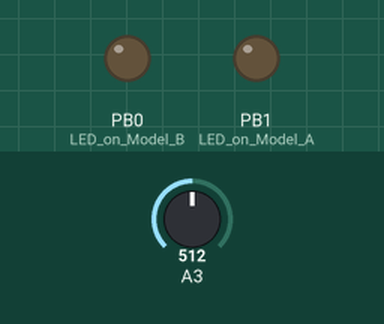
A sketch run on a simulated ATtiny85, built with avr-gcc and run on an emulated ATtiny85. Shown: output pins drawn as LEDs (lit = HIGH). Inputs (shaded band) come from the test bench; at power-on: A3 = 512.

Above: at 1.2 s.
1.3 s: A3 set to 613
2.8 s: A3 set to 648
At 3.32 s:
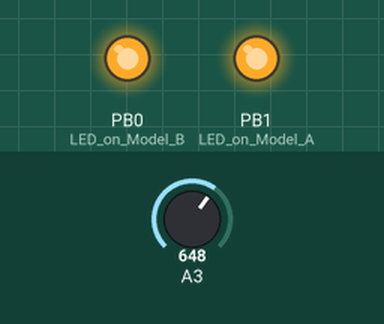
5.8 s: A3 set to 511
At 6.8 s:
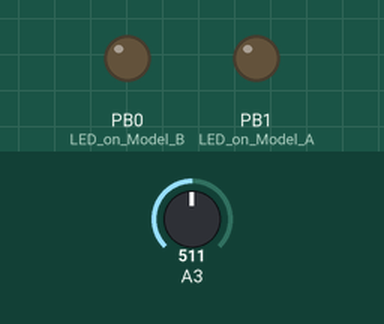
7.3 s: A3 set to 716
At 8.17 s:
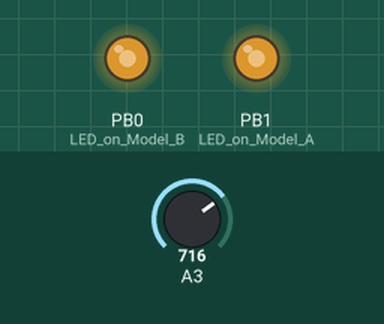
Timing chart, 0 to 11.3 s (numbered marks = the images above; inputs shaded):
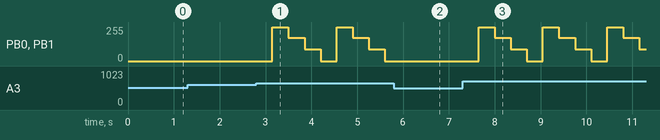

Measured:
- the behaviour switches between 631 and 632 on A3 (found by bisection; images 0 and 1)
- after the input at 1.3 s, every drawn part: stays the same
- after the input at 2.8 s, PB0 (LED_on_Model_B), PB1 (LED_on_Model_A): 0/255 → 255/255 after 0.35 s, → 175/255 0.35 s later, → 90/255 0.35 s later, → 0/255 0.35 s later, … (8 changes in this stretch)
- after the input at 5.8 s, PB0 (LED_on_Model_B), PB1 (LED_on_Model_A): stays 0/255 (without the input it goes to 255/255 after 0.15 s)
- after the input at 7.3 s, PB0 (LED_on_Model_B), PB1 (LED_on_Model_A): 0/255 → 255/255 after 0.35 s, then repeats every 1.4 s: 175/255 0.35 s, 90/255 0.35 s, 0/255 0.35 s, 255/255 0.35 s

The sketch:

Simple-Lamp-Switch.ino
```cpp
// (licence header left out)
/*
  Simple-Lamp-Switch for Attiny85 / Arduino
  Tested on Digispark-Board
*/


// lower and upper barriers for ADC signal. Those have to be carefully adjusted to your hardware
#define LOWER_BARRIER 67
#define UPPER_BARRIER 157
#define HOLD_TIME     350
#define NUMBER_OF_COUNTS 0b11

//
uint16_t sensor_analog; // store ADC value in this variable
uint8_t counter;        // counter stores current mode (50%, 100%, off and so forth)


// the setup routine runs once when you press reset:
void setup() {
  // initialize the digital pin as an output.
  pinMode(1, OUTPUT); //LED on Model A   // depends on your specific hardware
  pinMode(0, OUTPUT); //LED on Model B   // depends on your specific hardware
  pinMode(3, INPUT);  //Analog input for sensor
  sensor_analog = 0;
  counter       = 0;
}

// the loop routine runs over and over again forever:
void loop() {
  sensor_analog = ( analogRead(3)>>2 )&(0xFF);
//  analogWrite(1, sensor_analog);
//  analogWrite(0, sensor_analog);

//  delay(1000);

//  counter = (counter+1)&(NUMBER_OF_COUNTS);

//  delay(1000);

  if(sensor_analog > UPPER_BARRIER)
  {
    delay(HOLD_TIME);
    sensor_analog = ( analogRead(3)>>2 )&(0xFF);

    if(sensor_analog > UPPER_BARRIER)
    {
      counter = (counter+1)&(NUMBER_OF_COUNTS);
    }
    /* else
    {
      uint8_t inner_counter = 0;
      while( (sensor_analog > LOWER_BARRIER)&&(inner_counter<200) )
        sensor_analog = ( analogRead(3)>>2 )&(0xFF);
        if(sensor_analog > UPPER_BARRIER)
        {
          counter = (counter+1)&(NUMBER_OF_COUNTS);
        }
        inner_counter++;
    }*/

  }

  switch(counter){
    case 0:
      analogWrite(0,0);
      analogWrite(1,0);
      break;
    case 1:
      analogWrite(0,255);
      analogWrite(1,255);
      break;
    case 2:
      analogWrite(0,175);
      analogWrite(1,175);
      break;
    case 3:
      analogWrite(0,90);
      analogWrite(1,90);
      break;
    default:
      break;
  }

}
```
